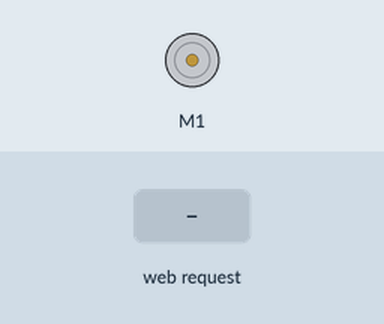
Recording of a sketch running on a simulated ESP8266 (NodeMCU). Parts: DC motor (green arrow = forward, orange = backward, longer = faster). The inputs (shaded band) are chosen by the test bench. WiFi joins after 1.5 s; servers stay silent unless stated; what the sketch prints to the serial monitor is not drawn.

Above: at 2.7 s.
2.8 s: HTTP request GET /up received
At 3.4 s:
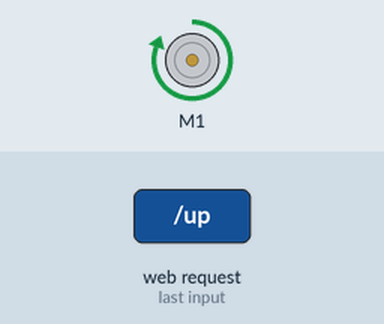
4.3 s: HTTP request GET /down received
At 5.5 s:
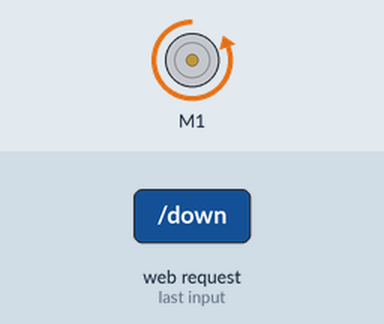
5.8 s: HTTP request GET /stop received
At 6.9 s:
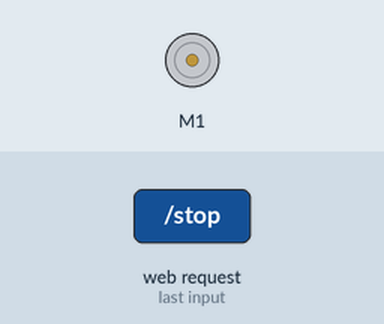
Timing chart, 0 to 8.8 s (numbered marks = the images above; inputs shaded):
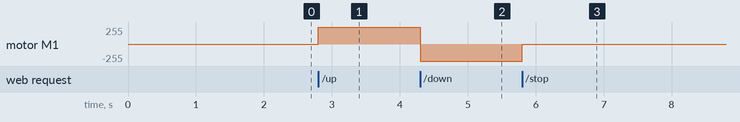

Measured:
- after the input at 2.8 s, motor M1: stopped → forward 255/255 at once
- after the input at 4.3 s, motor M1: forward 255/255 → backward 255/255 at once
- after the input at 5.8 s, motor M1: backward 255/255 → stopped at once

The sketch:

Blindmaster.ino
```cpp
/*

*/

#include <Wire.h>
#include <Adafruit_MotorShield.h>
#include <ESP8266WiFi.h>
#include <WiFiClient.h>
#include <ESP8266WebServer.h>
#include <DNSServer.h>
#include <WiFiManager.h> //https://github.com/tzapu/WiFiManager
#include <String.h>

#include "utility/Adafruit_MS_PWMServoDriver.h"

ESP8266WebServer server(80);

// Create the motor shield object with the default I2C address
Adafruit_MotorShield AFMS = Adafruit_MotorShield();
//Motor connected to M1 (M1 = 1, M2 = 2 etc)
Adafruit_DCMotor *myMotor = AFMS.getMotor(1);

uint8_t lastCommand;
String webString;

void setup() {
  Serial.begin(9600);
  Serial.println("Welcome to ESP8266 Blind Master");

  // If device does not have valid AP login, starts as AP with WiFi config @ http://192.168.4.1
  WiFiManager wifiManager;
  wifiManager.autoConnect("BlindMaster", "password"); //call without parameter for unique name (i.e. "ESP" + ID)

  // Motor shield config
  AFMS.begin();
  runMotor(FORWARD, 0);

  // Web server configuration
  lastCommand = BRAKE;

  server.on("/", []() {
    webString = buildHtml(lastCommand);
    server.send(200, "text/html", webString);
  });

  //FORWARD = 1, BACKWARD = 2, BRAKE = 3, RELEASE = 4
  server.on("/up", []() {
    runMotor(FORWARD);
    webString = buildHtml(FORWARD);
    server.send(200, "text/html", webString);
  });

  server.on("/down", []() {
    runMotor(BACKWARD);
    webString = buildHtml(BACKWARD);
    server.send(200, "text/html", webString);
  });

  server.on("/stop", []() {
    stopMotor();
    webString = buildHtml(BRAKE);
    server.send(200, "text/html", webString);
  });

  server.begin();
  Serial.print("Connected to AP, started web server.");
}

void loop() {
  server.handleClient();
}

// Functions for running/stopping the motor. Uses M1 port.

void runMotor(uint8_t dir) {
  myMotor->setSpeed(255);
  myMotor->run(dir);
  lastCommand = dir;
}

void stopMotor() {
  myMotor->run(RELEASE);
  lastCommand = BRAKE;
}

void runMotor(uint8_t dir, uint8_t seconds) {
  runMotor(dir);
  delay(seconds * 1000);
  stopMotor();
}

// Build webpage, static part first

String buildHtml(uint8_t dir) {
  String baseString = "";     // C is apparently broken...
  baseString = baseString + "<html><head>"+
"<title>M.nu rullgardinsmästare</title>"+
"<meta name=\"viewport\" content=\"width=device-width, initial-scale=1\">"+
"<style>"+
"h2 {"+
"  font-family: Open Sans;"+
"}"+
"body {"+
"  text-align: center;"+
"}"+
".buttons {"+
"    display: flex;"+
"    justify-content: stretch;"+
"}"+
".btn {"+
"    line-height: 2em;"+
"    background: #D60412;"+
"    color: white;"+
"    text-align: center;"+
"    text-decoration: none;"+
"    font-size: 28px;"+
"    flex-grow: 1;"+
"}"+
".btn:hover {"+
"  background: #9E050F;"+
"}"+
".btn-disabled {"+
"  background: #7A4C4F;"+
"  pointer-events: none;"+
"}"+
"</style></head>"+
"<body>"+
"  <h2>Blind master</h2>"+
"  <div class=\"buttons\">";

// Disable button depending on fetched URL. Uses inline ifs
// Syntax (condition) ? true-case : false-case

baseString = baseString +
"    <a class=\"btn" + ((dir == FORWARD) ? " btn-disabled" : "") +"\" href=\"/up\">&#9650;</a>" +
"    <a class=\"btn" + ((dir == BRAKE) ? " btn-disabled" : "") +"\" href=\"/stop\">&#11035;</a>" +
"    <a class=\"btn" + ((dir == BACKWARD) ? " btn-disabled" : "") +"\" href=\"/down\">&#9660;</a></div>";

  return baseString + "</body></html>";
}
```
